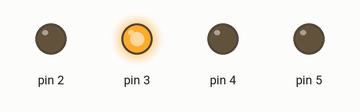
Bench run of a sketch on a simulated Arduino Uno, built with avr-gcc and run on an emulated ATmega328P. Shown: output pins drawn as LEDs (lit = HIGH).

Above: at 0.1 s.
Timing chart, 0 to 1.6 s (numbered marks = the images above):
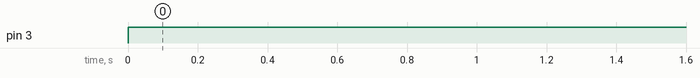

Measured:
- by itself, pin 3: LOW → HIGH at 0.00 s

The sketch:

Project_2.ino
```cpp
// Variables
int switchState = 0;

void setup()
{
  pinMode(3, OUTPUT);
  pinMode(4, OUTPUT);
  pinMode(5, OUTPUT);
  pinMode(2, OUTPUT);
}

void loop() {
  // Get current switch state
  switchState = digitalRead(2);

  // If not pressed
  if (switchState == LOW)
  {
    digitalWrite(3, HIGH);
    digitalWrite(4, LOW);
    digitalWrite(5, LOW);
  }
  // If pressed
  else
  {
    digitalWrite(3, LOW);
    digitalWrite(4, HIGH);
    digitalWrite(5, HIGH);

    delay(250);
    digitalWrite(4, HIGH);
    digitalWrite(5, LOW);
    delay(250);
  }


}
```
